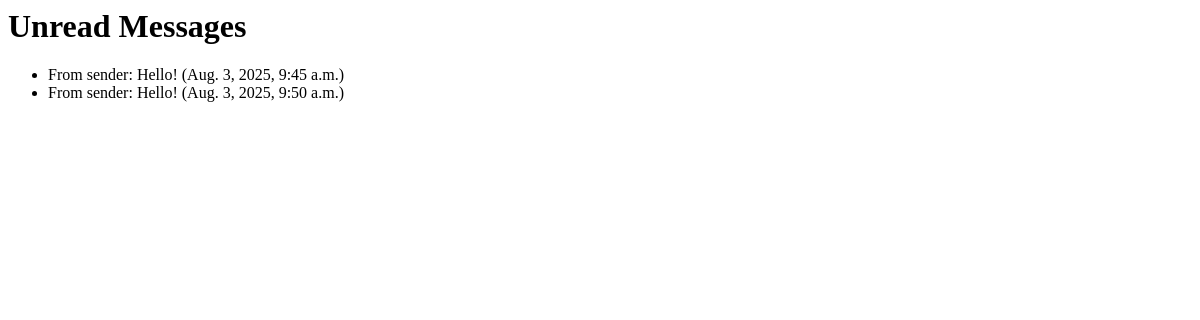
/unread_messages/ (signed in), run on an earlier commit of the app's database.
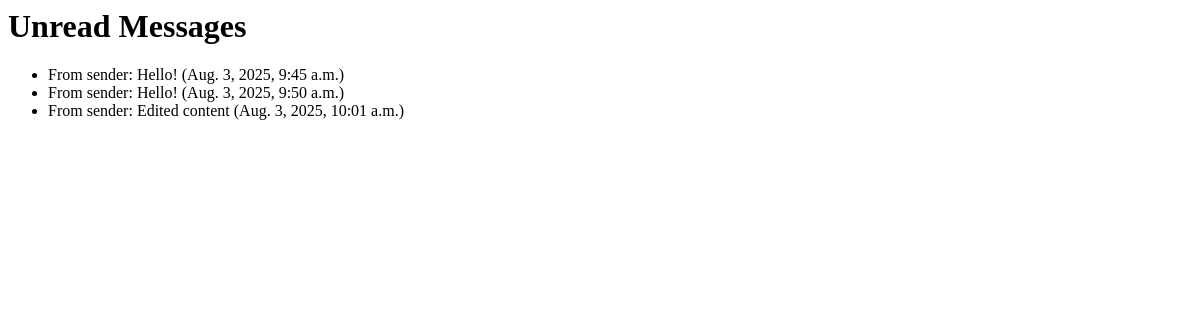
And on a later commit of the database.
### messaging/models.py (models this page shows, shortened)
class Message(models.Model):
    sender = models.ForeignKey(User, related_name='sent_messages', on_delete=models.CASCADE)
    receiver = models.ForeignKey(User, related_name='received_messages', on_delete=models.CASCADE)
    content = models.TextField()
    timestamp = models.DateTimeField(auto_now_add=True)
    edited = models.BooleanField(default=False)
    edited_by = models.ForeignKey(User, null=True, blank=True, related_name='edited_messages', on_delete=models.SET_NULL)
    parent_message = models.ForeignKey('self', null=True, blank=True, related_name='replies', on_delete=models.CASCADE)
    read = models.BooleanField(default=False)
    objects = models.Manager()
    unread = UnreadMessagesManager()

### messaging/views.py (the view)
# urls.py: path('unread_messages/', views.unread_messages, name='unread_messages'),
@login_required
def unread_messages(request):
    messages = Message.unread.unread_for_user(request.user).only(
        'id', 'content', 'timestamp', 'sender'
    )
    return render(request, 'messaging/unread_messages.html', {'messages': messages})

### messaging/managers.py (called while the page is built)
    def unread_for_user(self, user):
        return (
            self.filter(receiver=user, read=False)
            .select_related('sender')
            .only('id', 'content', 'timestamp', 'sender')
        )

### messaging/templates/messaging/unread_messages.html
<h1>Unread Messages</h1>
<ul>
  {% for msg in messages %}
    <li>
      From {{ msg.sender.username }}: {{ msg.content }} ({{ msg.timestamp }})
    </li>
  {% empty %}
    <li>No unread messages.</li>
  {% endfor %}
</ul>

What changed in the data, as far as the page shows it:
added Message: sender.username "sender", content "Edited content", timestamp "Aug. 3, 2025, 10:01 a.m."
